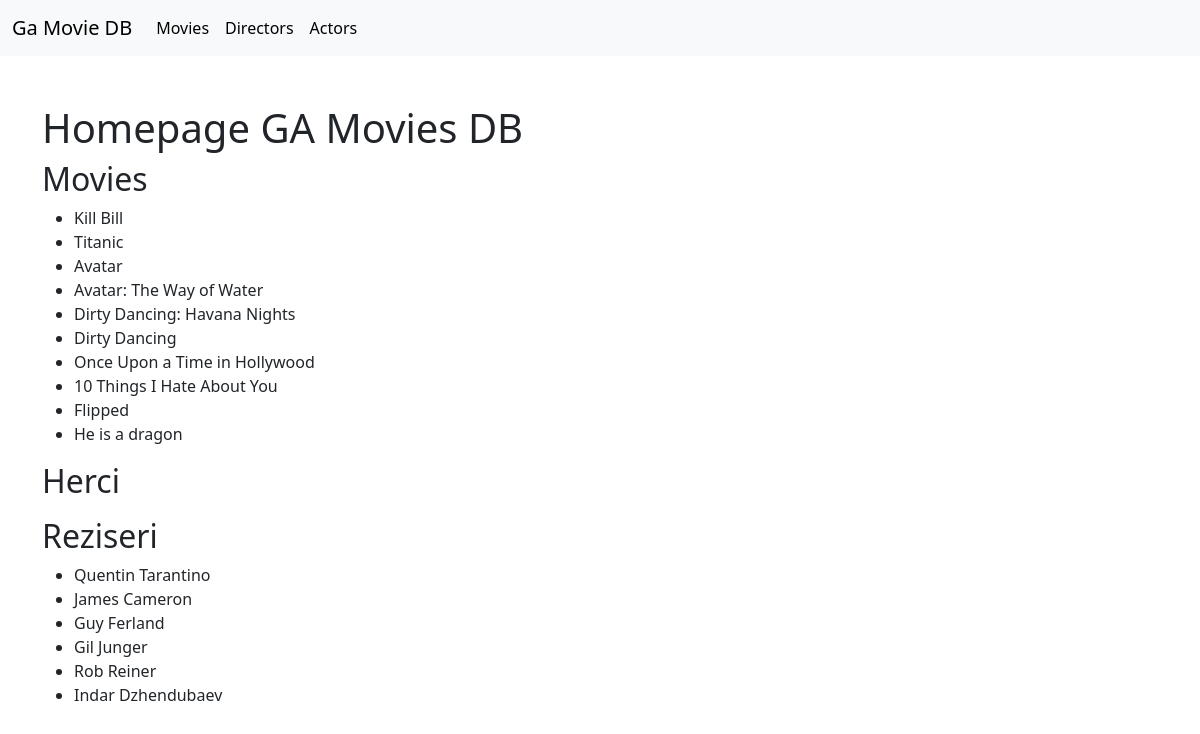
The page / on the database its author committed.
### films/models.py (models this page shows, shortened)
class Movie(models.Model):
    name = models.CharField(max_length=200)
    slug = models.SlugField()
    image_url = models.CharField(max_length=255, blank=True, null=True)
    year = models.IntegerField(blank=True, null=True)
    avg_rating = models.FloatField(blank=True, null=True)
    description = models.TextField(blank=True)
    director = models.ForeignKey('Director', blank=True, null=True, on_delete=models.SET_NULL)
    genres = models.ManyToManyField('Genre', blank=True, null=True)

class Director(models.Model):
    name = models.CharField(max_length=255)
    slug = models.SlugField()
    birth_year = models.IntegerField(blank=True, null=True)

### films/views.py (the view)
# urls.py: path('', homepage, name="homepage")
def homepage(request):
    context = {
        "movies": Movie.objects.all(),
        "actors": Actor.objects.all(),
        "directors": Director.objects.all(),
        "genres": Genre.objects.all(),
    }
    return render(request, 'homepage.html', context)

### films/templates/homepage.html (shortened to what this page needs)
{% extends 'main.html' %}
{% block content %}
<h1>Homepage GA Movies DB</h1>
<h2>Movies</h2>
<ul>
    {% for movie in movies %}
        <li>{{movie.name}}</li>
    {% endfor %}
</ul>
<h2>Herci</h2>
<h2>Reziseri</h2>
<ul>
    {% for director in directors %}
        <li>{{director.name}}</li>
    {% endfor %}
</ul>
{% endblock %}

### films/templates/main.html (shortened to what this page needs)
<!DOCTYPE html>
<html lang="en">
<head>
    <link href="https://cdn.jsdelivr.net/npm/bootstrap@5.3.0-alpha2/dist/css/bootstrap.min.css" rel="stylesheet">
</head>
<body>
    <nav class="navbar navbar-expand-lg bg-light">
        <div class="container-fluid">
          <a class="navbar-brand" href="homepage.html">Ga Movie DB</a>
          <div class="collapse navbar-collapse" id="navbarNav">
            <ul class="navbar-nav">
              <li class="nav-item">
                <a class="nav-link active" aria-current="page" href="/movies">Movies</a>
              </li>
              <li class="nav-item">
                <a class="nav-link active" href="/directors">Directors</a>
              </li>
              <li class="nav-item">
                <a class="nav-link active" href="/actors">Actors</a>
              </li>
            </ul>
          </div>
        </div>
      </nav>
    <div class="container my-5">
        {% block content %}
        {% endblock content %}
    </div>
</body>
</html>

### rows shown on the page
Movie: name "Kill Bill"
Movie: name "Titanic"
Movie: name "Avatar"
Movie: name "Avatar: The Way of Water"
Movie: name "Dirty Dancing: Havana Nights"
Movie: name "Dirty Dancing"
Movie: name "Once Upon a Time in Hollywood"
Movie: name "10 Things I Hate About You"
Movie: name "Flipped"
Movie: name "He is a dragon"
Director: name "Quentin Tarantino"
Director: name "James Cameron"
Director: name "Guy Ferland"
Director: name "Gil Junger"
Director: name "Rob Reiner"
Director: name "Indar Dzhendubaev"
